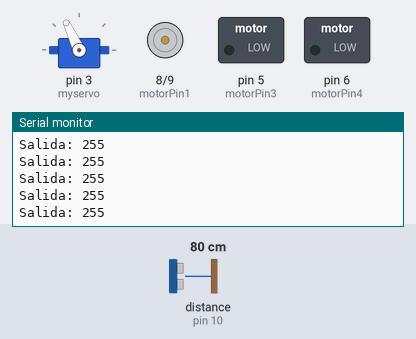
Simulated run of this sketch. Board: Arduino Uno, built with avr-gcc and run on an emulated ATmega328P. On the bench: servo, motor-driver pin pairs drawn as motors (green arrow = first pin HIGH = forward, orange = second pin HIGH = backward, longer = more drive, scaled by the enable pin), switched loads named in the sketch (green lamp = pin HIGH), the last lines printed to the serial monitor. Wiring (inferred from the names in the program): ultrasonic range finder: trigger pin 2; echo pin 10. The inputs (shaded band) are chosen by the test bench; at power-on: distance to the obstacle (sensor on pin 10) 80 cm. The echo pulse lasts 58.3 µs per cm; pins used as bus, display or sensor lines are not drawn.

Above: at 3.8 s.
3.9 s: distance to the obstacle (sensor on pin 10) set to 33 cm
5.4 s: distance to the obstacle (sensor on pin 10) set to 29 cm
At 5.64 s:
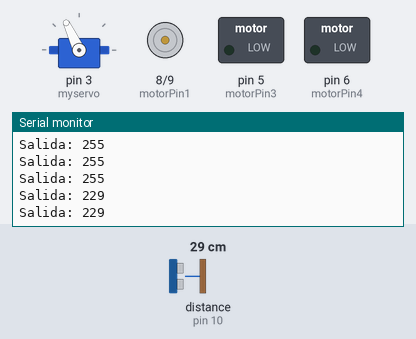
7.0 s: distance to the obstacle (sensor on pin 10) set to 18 cm
At 7.28 s:
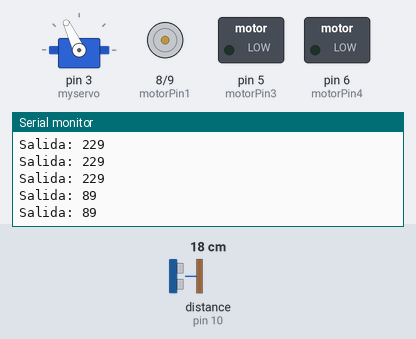
Timing chart, 0 to 10.0 s (numbered marks = the images above; inputs shaded):
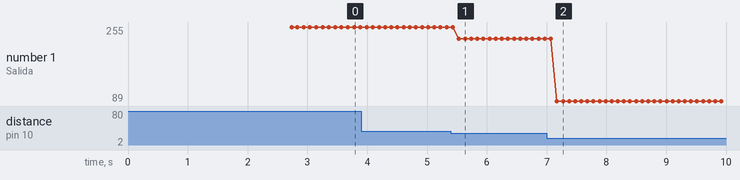

Measured:
- after the input at 5.4 s, the serial monitor: prints a new line after 0.13 s (image 1)
- after the input at 7.0 s, the serial monitor: prints a new line after 0.17 s (image 2)
- plotted number 1: 255 → 229 after the input at 5.4 s, 229 → 89 after the input at 7.0 s

The sketch:

Sensor_Utra_Mot.ino
```cpp
//#include <NewPing.h>                // SE DEFINE AL SENSOR ULTRASONICO
#include <Servo.h>                  // SE DEFINE AL SERVOMOTOR.

const int TRIG_PIN = 2;   //Pin digital 2 para el Trigger del sensor
const int ECHO_PIN = 10;      //Pin digital 3 para el Echo del sensor

//#define TRIG_PIN A0                 // SE DEFINE EL SENSOR ULTRASONICO, TRIG VA AL PIN A0 DEL ARDUINO UNO.#define ECHO_PIN A1                 // SE DEFINE EL SENSOR ULTRASONICO, ECHO VA AL PIN A1 ARDUINO UNO.
//#define MAX_DISTANCE 200
//NewPing sonar(TRIG_PIN, ECHO_PIN, MAX_DISTANCE);
Servo myservo;

boolean goesForward = false;
int distance = 100;
int speedSet = 0;

const int motorPin1  = 8;          //MOTOR 1 IZQUIERDA
const int motorPin2  = 9;
const int motorPin3  = 5;          //MOTOR 2 DERECHA
const int motorPin4  = 6;
const int Enable = 11;

void setup() {

  Serial.begin(9600);
  pinMode(TRIG_PIN, OUTPUT); //pin como salida
  pinMode(ECHO_PIN, INPUT);  //pin como entrada
  digitalWrite(TRIG_PIN, LOW);//Inicializamos el pin con 0
  pinMode(motorPin1, OUTPUT);
  pinMode(motorPin2, OUTPUT);
  pinMode(motorPin3, OUTPUT);
  pinMode(motorPin4, OUTPUT);
  pinMode(Enable, OUTPUT);


  myservo.attach(3);              // PIN PWM DEL SERVO VA AL PIN 3 DEL ARDUINO UNO.
  myservo.write(115);              // VELOCIDAD DEL SERVO.
  delay(2000);
  distance = readPing();
  delay(100);
  distance = readPing();
  delay(100);
  distance = readPing();
  delay(100);
  distance = readPing();
  delay(100);

  digitalWrite(motorPin1, LOW);
  digitalWrite(motorPin2, LOW);
  digitalWrite(motorPin3, LOW);
  digitalWrite(motorPin4, LOW);
  digitalWrite(Enable, LOW);
}

void loop() {

  int cm = ping(TRIG_PIN, ECHO_PIN);
  Serial.print("DistanciA: ");
  Serial.println(cm);
  Serial.print("cm");
  Serial.println();

 int distanceR = 0;
 int distanceL = 0;
 delay(40);

  long t;
  long d;
  long DistanciaReal;
  long DistanciaDeseada = 10;
  long Error;

  Error = DistanciaDeseada - cm;
  Serial.print("Error: ");
  Serial.print(Error);
  Serial.println();

  while(Error>0) { // 0%
    analogWrite(motorPin2, 0);
    cm = ping(TRIG_PIN, ECHO_PIN);
    Error = DistanciaDeseada - cm;
    delay(100);
  };
  while(Error<=0) {
    // moveStop();
   int errorAbs = abs(Error);
   int K = 5;
   int Velocidad = K * errorAbs;
   int salida = map(Velocidad, 0, 100, 0, 255);
   if(salida>255) salida=255;
  //  Serial.print("Velocidad: ");
  //   Serial.print(Velocidad);//Enviamos serialmente el valor de la distancia
  //   Serial.println();
    Serial.print("Salida: ");
    Serial.print(salida);      //Enviamos serialmente el valor de la distancia
    Serial.println();
    // Serial.println();

    analogWrite(motorPin2, salida);
    //analogWrite(motorPin3, salida);
    cm = ping(TRIG_PIN, ECHO_PIN);
    Error = DistanciaDeseada - cm;

    delay(100);
  };

  delay(1000);
// if(distance<=15)                //SE ACTIVA EL SENSOR ULTRASONICO CUANDO DETECTA OBSTACULOS A MENOS DE 15CM.
// {
//  moveStop();
//  delay(200);
//  moveBackward();              //EL CARRITO SE DETIENE Y SE VA HACIA ATRAS POR 800 MILISEGUNDOS.
//  delay(800);

//  moveStop();
//  delay(200);
//  distanceR = lookRight();
//  delay(200);
//  distanceL = lookLeft();
//  delay(200);

//  if(distanceR>=distanceL)
//  {
//    turnRight();
//    moveStop();
//  }

//      else

//  {
//    turnLeft();
//    moveStop();
//  }

// }else

// {
//  moveForward();
// }
// distance = readPing();
// }
}
int lookRight()
{
    myservo.write(50);
    delay(500);
    int distance = readPing();
    delay(100);
    myservo.write(115);
    return distance;
}

int lookLeft()
{
    myservo.write(170);
    delay(500);
    int distance = readPing();
    delay(100);
    myservo.write(115);
    return distance;
    delay(100);
}

int readPing() {
  delay(70);
  // int cm = sonar.ping_cm();
 // if(cm==0)
  {
  //  cm = 250;
  }
 // return cm;

}

void moveStop() {
    analogWrite(motorPin1, 0);
    analogWrite(motorPin2, 0);
    analogWrite(motorPin3, 0);
    analogWrite(motorPin4, 0);
  }

void moveForward() {        //CARRITO AVANZA


    //analogWrite(motorPin1, 180);
    analogWrite(motorPin2, 255);
    //analogWrite(motorPin3, 180);
    //analogWrite(motorPin4, 0);

}

void moveBackward() {        //HACIA ATRAS

    analogWrite(motorPin1, 0);
    analogWrite(motorPin2, 180);
    analogWrite(motorPin3, 0);
    analogWrite(motorPin4, 180);

}

void turnRight() {     //GIRA A LA DERECHA Y AVANZA

    analogWrite(motorPin1, 180);
    analogWrite(motorPin2, 0);
    analogWrite(motorPin3, 0);
    analogWrite(motorPin4, 180);
    delay(300);
    moveForward();

}

void turnLeft() {           //GIRA A LA IZQUIERDA Y AVANZA
    analogWrite(motorPin1, 0);
    analogWrite(motorPin2, 255);
    analogWrite(motorPin3, 255);
    analogWrite(motorPin4, 0);
    delay(300);
    moveForward();
}

int ping(int TriggerPin, int EchoPin) {
  long duration, distanceCm;

  digitalWrite(TriggerPin, LOW);  //para generar un pulso limpio ponemos a LOW 4us
  delayMicroseconds(4);
  digitalWrite(TriggerPin, HIGH);  //generamos Trigger (disparo) de 10us
  delayMicroseconds(10);
  digitalWrite(TriggerPin, LOW);

  duration = pulseIn(EchoPin, HIGH);  //medimos el tiempo entre pulsos, en microsegundos

  distanceCm = duration * 10 / 292/ 2;   //convertimos a distancia, en cm
  return distanceCm;
}
```
